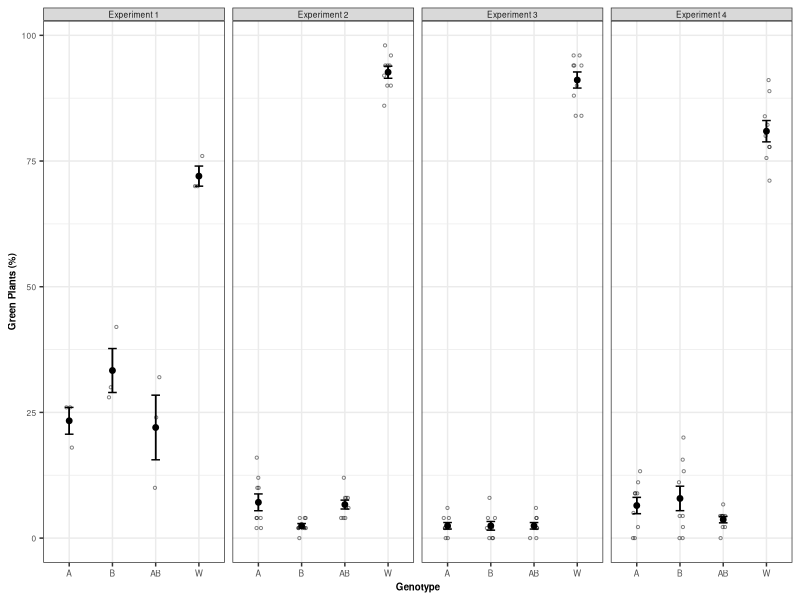
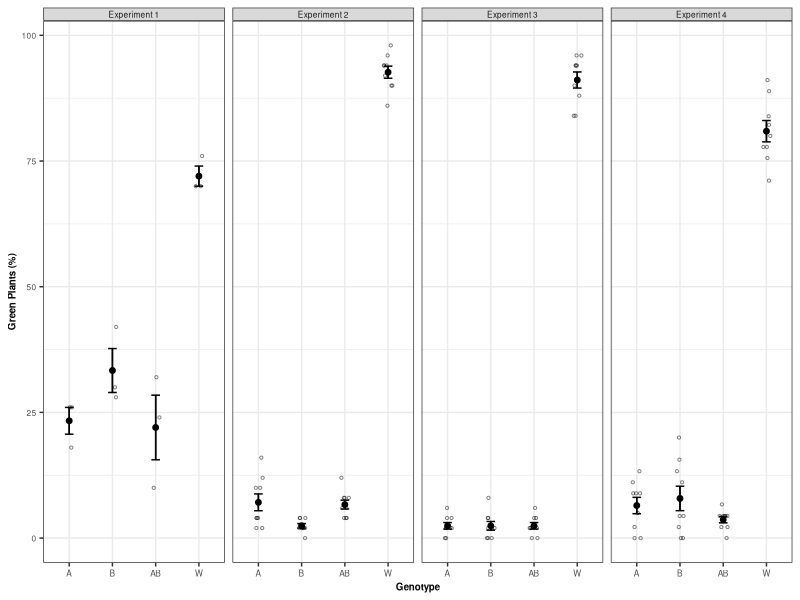

Recreate these plots in R, in order.
library(tidyverse)

greening = read.csv("de-etiolation.csv")

greening$Genotype = factor(greening$Genotype, levels=c("A", "B", "AB", "W"))

greening %>%
  ggplot(aes(x=Genotype, y=PercentGreen)) +
  geom_point (cex=0.75, pch=1.0,position=position_jitter(w=0.1,h=0), alpha=0.5) +
  stat_summary(fun.data = 'mean_se', geom = 'errorbar', width=0.2, linewidth=0.5) +
  stat_summary(fun.data = 'mean_se', geom = 'pointrange', cex=0.25) +
  facet_wrap(~Experiment, nrow=1) +
  theme_bw() +
  theme(legend.position = "none", 
        axis.title = element_text(size=7, face="bold"),
        axis.text = element_text(size=6),
        strip.text = element_text(size=6, margin = margin(1.5, 1.5, 1.5, 1.5))
        ) +
  ylab("Green Plants (%)")

ggsave("de-etiotation.pdf", width=4.5, height=1.8)